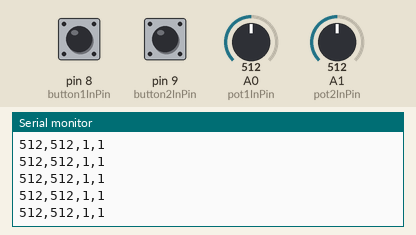
The sketch below on a simulated Arduino Uno, built with avr-gcc and run on an emulated ATmega328P. Shown: the last lines printed to the serial monitor. The test bench sets the inputs (shaded band); at power-on: A0 (pot1InPin) = 512, pin 8 (button1InPin) HIGH, pin 9 (button2InPin) HIGH, A1 (pot2InPin) = 512.

Above: at 1.2 s.
1.3 s: A0 (pot1InPin) set to 104
At 2.0 s:
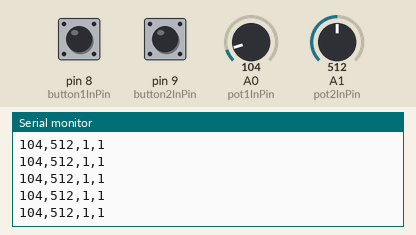
4.3 s: A0 (pot1InPin) set to 95
At 5.1 s:
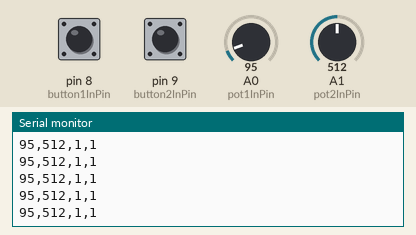
5.8 s: A0 (pot1InPin) set to 11
At 6.4 s:
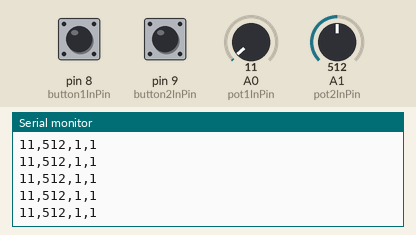
7.3 s: A0 (pot1InPin) set to 8
At 8.2 s:
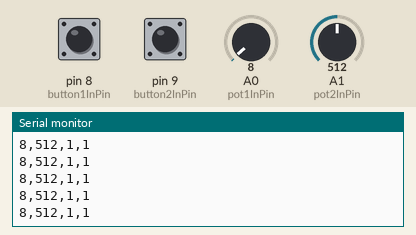
Timing chart, 0 to 10.3 s (numbered marks = the images above; inputs shaded):
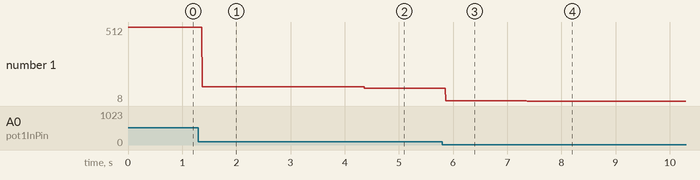

The sketch:

CH_joystick_no_padding.ino
```cpp
const int pot1InPin = A0;
const int pot2InPin = A1;
const int button1InPin = 8;
const int button2InPin = 9;
int pot1 = 0;
int pot2 = 0;
int button1 = 0;
int button2 = 0;
void setup() {
  Serial.begin(9600);
  pinMode(button1InPin, INPUT_PULLUP);
  pinMode(button2InPin, INPUT_PULLUP);
}

void loop() {
  // read the analog in value:
  pot1 = analogRead(pot1InPin);
  pot2 = analogRead(pot2InPin);
  button1 = digitalRead(button1InPin);
  button2 = digitalRead(button2InPin);
  Serial.print(pot1);
  Serial.print(",");
  Serial.print(pot2);
  Serial.print(",");
  Serial.print(button1);
  Serial.print(",");
  Serial.print(button2);
  Serial.print("\n");

  // wait 2 milliseconds before the next loop for the analog-to-digital
  // converter to settle after the last reading:
  delay(2);
}
```

Measured:
- after the input at 1.3 s, the serial monitor: prints a new line after 0.07 s (image 1)
- after the input at 4.3 s, the serial monitor: prints a new line after 0.07 s (image 2)
- after the input at 5.8 s, the serial monitor: prints a new line after 0.07 s (image 3)
- after the input at 7.3 s, the serial monitor: prints a new line after 0.07 s (image 4)
- plotted number 1: 512 → 104 after the input at 1.3 s, 104 → 95 after the input at 4.3 s, 95 → 11 after the input at 5.8 s, 11 → 8 after the input at 7.3 s
